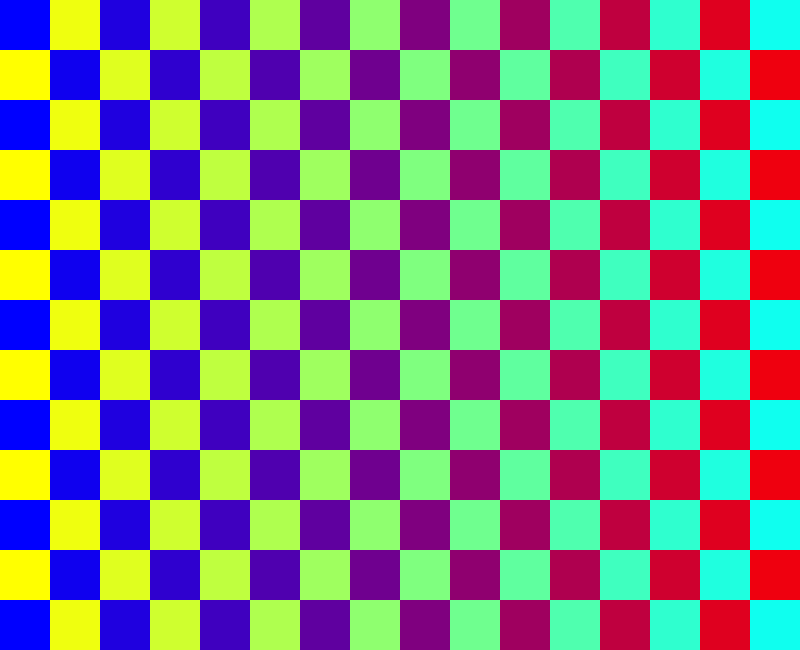
Frame 1 (no input)
Frame 60 (the mouse pressed at the canvas centre just before this capture): identical to frame 1, image omitted
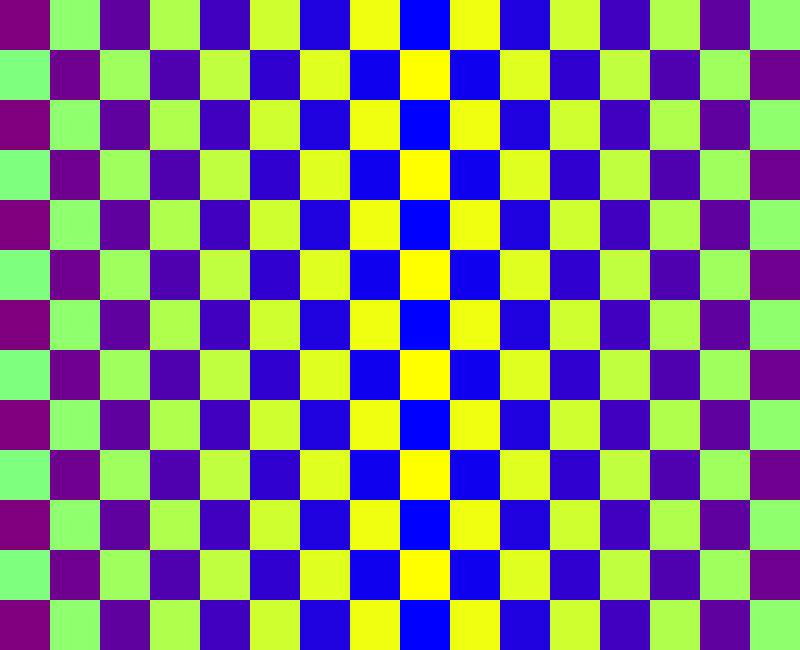
Frame 120 (the mouse held since frame 60 and released just before this capture)

The Processing sketch that drew these frames (run headless with seeded random() and noise(); from frame 60 on, the mouse is pressed at the canvas centre):

// Processing sketch: D5_2
// ── D5_2.pde
void setup(){
  size(800,650);
}

void draw(){
  background(0);
  noStroke();
  int count = 1;
  int size = 50;
  int y = 0;
  float x = 0;  
  for (x = 0; x < width; x += size){ 
    for (y = 0; y < height ; y += size){
    float col1 = map(mouseX, 0, 800, 0, 255);
    float col = map(abs(mouseX-x), 0,800,0,255);
        if(count % 2 == 0){
          fill(255-col,255,col);
        } else {
          
          fill(col,0,255-col);
        }
        rect(x , y, size, size);
        fill(255,0,0);
        textAlign(LEFT, TOP);
        count ++;
    }
  }
}
